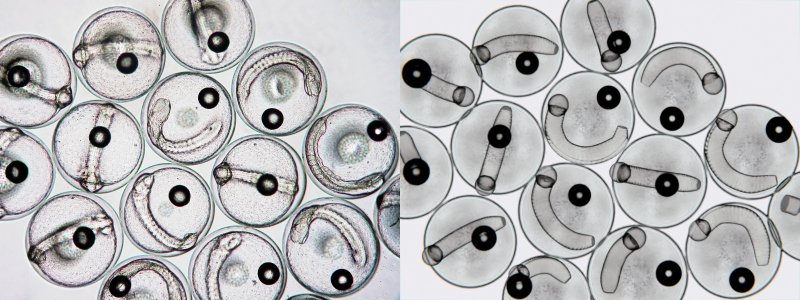
#> input picture huevos-microscopio/comparacion_ref_v5.jpg, 1600 x 600 px (shown at 1/2 size)
$ python micro_post.py ../comparacion_ref_v5.jpg ../comparacion_v18.jpg ../comparacion_v18.jpg 5   (older library calls are emulated)
#> lines starting #> are read from the running program, lines starting #| are printed output that depends on the picture; after the words box and inside, x2 and y2 are one past the last pixel; in counts of white or black regions, pixels touching at a corner belong together
# Microscope "camera look" for the egg renders, matched to a reference photo:
# 1) colour/contrast: per-channel histogram matching in LAB  2) uneven lamp: low-frequency illumination of the photo
# 3) lateral chromatic aberration + colour fringes  4) floating debris / micro bubbles  5) sensor grain, slight edge softness
# python3 micro_post.py RENDER.png REFERENCE.jpg OUT.jpg [seed]
import cv2, numpy as np, sys
src=cv2.imread(sys.argv[1]).astype(np.float32); ref=cv2.imread(sys.argv[2]); OUT=sys.argv[3]; rng=np.random.default_rng(int(sys.argv[4]) if len(sys.argv)>4 else 5)
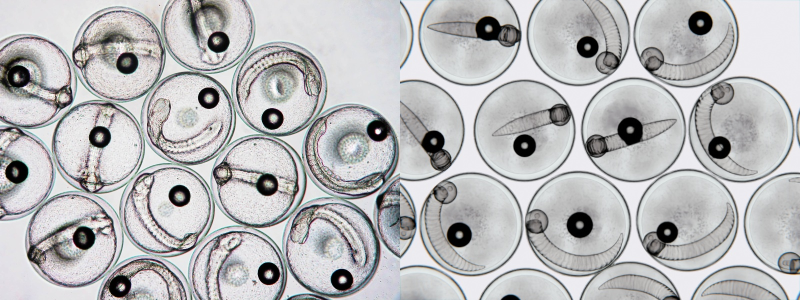
#> input picture huevos-microscopio/comparacion_v18.jpg, 1600 x 600 px (shown at 1/2 size)
#> further down, ref is the input picture: shape (600, 1600, 3); mean B, G, R 186.5, 185.2, 185.1
H,W=src.shape[:2]; ref=cv2.resize(ref,(W,H),interpolation=cv2.INTER_AREA).astype(np.float32)
#> after `H, W = src.shape[:2]`: H = 600; W = 1600
def hmatch(a,b):
    # map the value distribution of a onto b's (CDF matching), channel by channel
    out=np.empty_like(a)
    for c in range(a.shape[2]):
        av=a[...,c].ravel(); bv=np.sort(b[...,c].ravel())
        order=np.argsort(av,kind='stable'); ranks=np.empty_like(order); ranks[order]=np.arange(av.size)
        q=ranks/(av.size-1); out[...,c]=np.interp(q,np.linspace(0,1,bv.size),bv).reshape(a.shape[:2])
    return out
la=cv2.cvtColor(np.clip(src,0,255).astype(np.uint8),cv2.COLOR_BGR2LAB).astype(np.float32)
lb=cv2.cvtColor(ref.astype(np.uint8),cv2.COLOR_BGR2LAB).astype(np.float32)
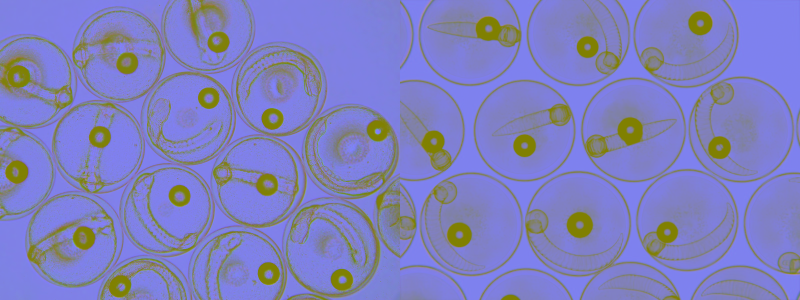
#> lb: shape (600, 1600, 3) float32 (shown at 1/2 size); mean B, G, R 190.4, 128.2, 127.7
m=la.copy(); m[...,0]=0.8*hmatch(la[...,:1],lb[...,:1])[...,0]+0.2*la[...,0]   # lightness: full distribution match
for c in (1,2):                                                     # colour: mean/spread only (CDF matching tinted the eggs)
    m[...,c]=(la[...,c]-la[...,c].mean())/(la[...,c].std()+1e-3)*lb[...,c].std()+lb[...,c].mean()
img=cv2.cvtColor(np.clip(m,0,255).astype(np.uint8),cv2.COLOR_LAB2BGR).astype(np.float32)
# 2) uneven illumination: ratio of the photo's very low frequencies to the render's
s=max(W,H)/6; lo_r=cv2.GaussianBlur(ref,(0,0),s); lo_i=cv2.GaussianBlur(img,(0,0),s)
#> after `s = max(W, H) / 6`: s = 266.7
#> after `lo_r = cv2.GaussianBlur(ref, (0, 0), s)`:
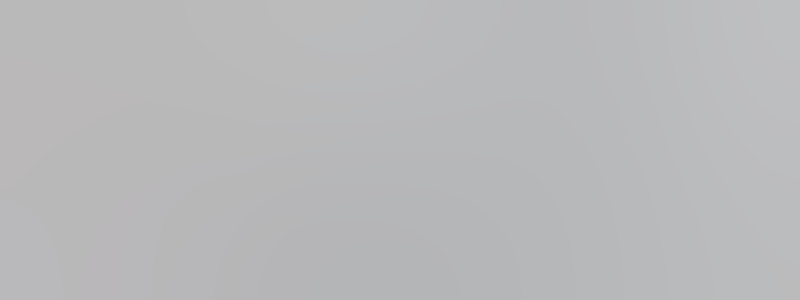
#> lo_r: shape (600, 1600, 3) float32 (shown at 1/2 size); mean B, G, R 186.7, 184.8, 184.9
img=img*np.clip(lo_r/np.maximum(lo_i,1),0.85,1.15)
# 3) lateral chromatic aberration: red slightly larger, blue slightly smaller around the centre
def scale_ch(ch,k):
    M=cv2.getRotationMatrix2D((W/2,H/2),0,k); return cv2.warpAffine(ch,M,(W,H),flags=cv2.INTER_LINEAR,borderMode=cv2.BORDER_REFLECT)
b,g,r=cv2.split(img); img=cv2.merge([scale_ch(b,0.9985),g,scale_ch(r,1.0015)])
#> after `b, g, r = cv2.split(img)`:
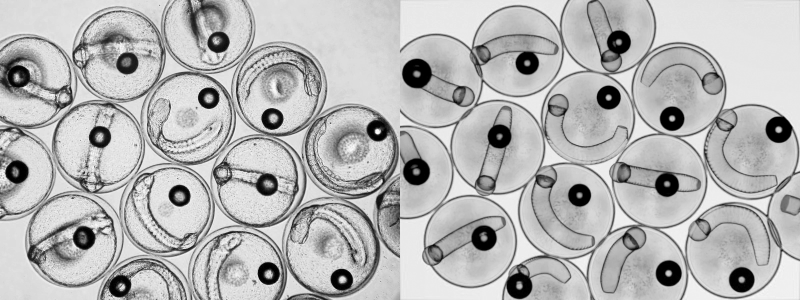
#> r: shape (600, 1600) float32 (shown at 1/2 size); min 0, max 259.2, mean 185.1; drawn with min black and max white
# green/magenta fringes on strong edges (defocused phase rings of the chorion)
gray=cv2.cvtColor(np.clip(img,0,255).astype(np.uint8),cv2.COLOR_BGR2GRAY).astype(np.float32)
lap=cv2.GaussianBlur(cv2.Laplacian(cv2.GaussianBlur(gray,(0,0),2.0),cv2.CV_32F),(0,0),2.5)
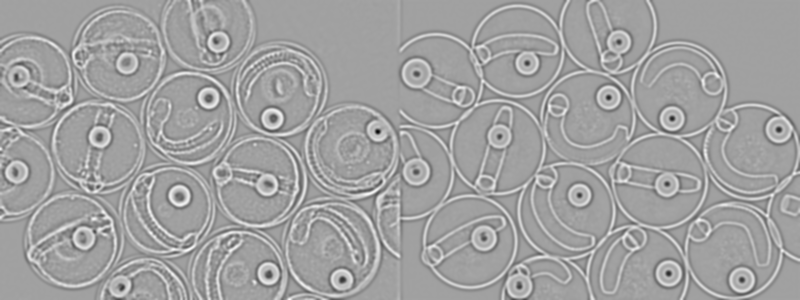
#> lap: shape (600, 1600) float32 (shown at 1/2 size); min -13.97, max 8.16, mean -0.000323; drawn with min black and max white
img[...,1]+=np.clip(lap,0,None)*0.9; img[...,0]+=np.clip(-lap,0,None)*0.6; img[...,2]+=np.clip(-lap,0,None)*0.6
# 4) debris and micro bubbles, mostly on the clear background between eggs
bg=(cv2.GaussianBlur(gray,(0,0),6)>np.percentile(gray,80)).astype(np.uint8)
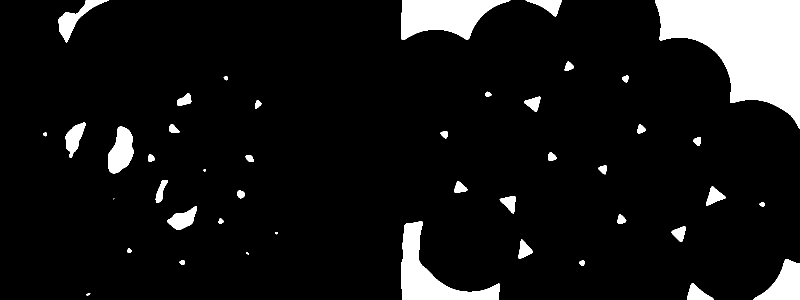
#> bg: shape (600, 1600) (shown at 1/2 size); values 0 (black) and 1 (white), 9% white; 44 white regions (2 under 20 px), largest, box (x1, y1, x2, y2) and area: (1310, 0, 1600, 258) 42528, (802, 0, 1021, 80) 11133, (803, 443, 1000, 600) 10288
yy,xx=np.nonzero(bg); n=int(W*H/45000)
#> after `n = int(W * H / 45000)`: n = 21
for i in rng.choice(len(xx),size=min(n,len(xx)),replace=False):
    x,y=int(xx[i]),int(yy[i]); rr=rng.uniform(1.2,4.5)*W/2000
    if rng.random()<0.4:                                           # micro bubble: dark ring, bright core
        cv2.circle(img,(x,y),max(1,int(rr*1.6)),(70,70,75),max(1,int(rr*0.5)),cv2.LINE_AA)
    else:                                                          # debris speck
        cv2.circle(img,(x,y),max(1,int(rr)),tuple(float(v) for v in rng.uniform(60,120,3)),-1,cv2.LINE_AA)
#> this loop made 21 passes
#> (i, x, y, rr) on passes 1 to 12: (86299, 1527, 599, 1.68), (24002, 1438, 46, 1.56), (57924, 513, 215, 0.963), (16495, 1515, 30, 3.09), (87, 845, 0, 1.35), (54425, 1587, 189, 1.8), (84591, 1418, 594, 0.998), (4211, 1576, 6, 3.47), (69769, 830, 454, 3.43), (69514, 844, 450, 2.77), (49329, 1558, 154, 2.79), (4657, 1452, 7, 1.99)
#> img: shape (600, 1600, 3) float32; mean B, G, R 186.8, 185.7, 185.3
img=cv2.GaussianBlur(img,(0,0),0.6)*0.35+img*0.65                   # soften the drawn specks a touch
# 5) edge softness (field curvature) + sensor grain
yv,xv=np.mgrid[0:H,0:W]; rad=np.sqrt(((xv-W/2)/(W/2))**2+((yv-H/2)/(H/2))**2)/1.414
soft=cv2.GaussianBlur(img,(0,0),1.6*W/2000); w=np.clip((rad-0.55)/0.45,0,1)[...,None]; img=img*(1-w)+soft*w
lum_noise=rng.normal(0,2.2,(H,W,1)); chroma=rng.normal(0,1.2,(H,W,3))
#> after `chroma = rng.normal(0, 1.2, (H, W, 3))`:
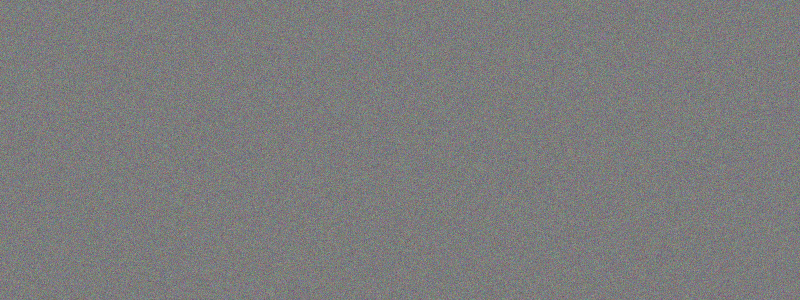
#> chroma: shape (600, 1600, 3) float64 (shown at 1/2 size); mean of channels 0, 1, 2 -0.00115, -0.0014, -0.00343; drawn with min black and max white
img=img+cv2.GaussianBlur((lum_noise+chroma).astype(np.float32),(0,0),0.6)
cv2.imwrite(OUT,np.clip(img,0,255).astype(np.uint8),[cv2.IMWRITE_JPEG_QUALITY,94]); print('ok',OUT)
#| ok ../comparacion_v18.jpg
